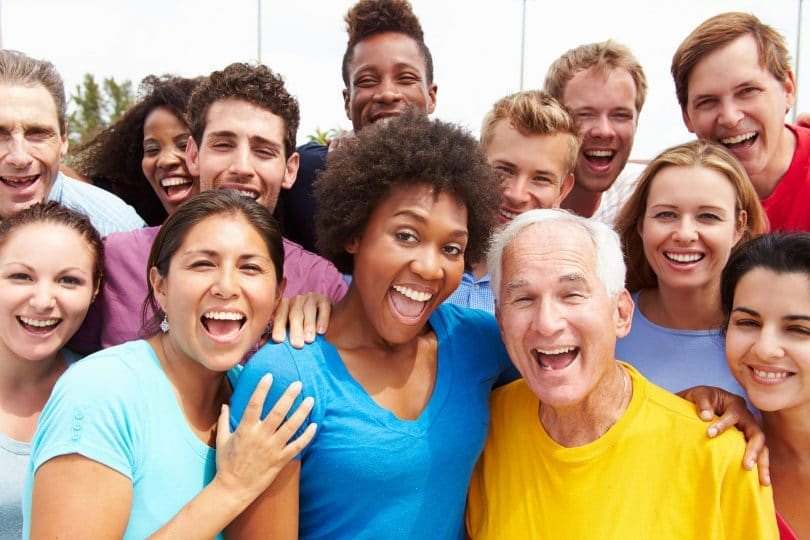
#> input picture 05-exemplos-imagem/pessoas-01.jpg, 810 x 540 px
$ python ex-reconhecimento-face.py pessoas-01.jpg
#> lines starting #> are read from the running program, lines starting #| are printed output that depends on the picture; after the words box and inside, x2 and y2 are one past the last pixel; in counts of white or black regions, pixels touching at a corner belong together
'''

	Oficinas da Semana - Python: Por Onde Começar e Quais Suas Aplicações?
	Facilitador:    Orlewilson Bentes Maia
	Data:           17/11/2020
	Nome:           Seu nome
	Descrição:      exemplo de reconhecimento de face com python
	Fonte:			https://realpython.com/face-recognition-with-python/

'''
import cv2
import sys

# Get user supplied values
imagePath = sys.argv[1]
cascPath = "haarcascade_frontalface_default.xml"

# Create the haar cascade
faceCascade = cv2.CascadeClassifier(cv2.data.haarcascades + cascPath)

# Read the image
image = cv2.imread(imagePath)
#> image is the input picture: shape (540, 810, 3); mean B, G, R 131.5, 149.4, 171
gray = cv2.cvtColor(image, cv2.COLOR_BGR2GRAY)
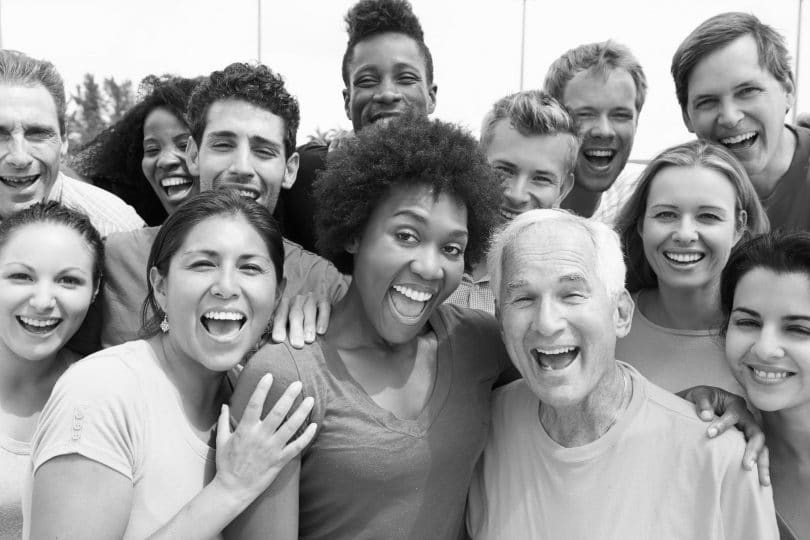
#> gray: shape (540, 810); min 0, max 255, mean 153.8

# Detect faces in the image
faces = faceCascade.detectMultiScale(
    gray,
    scaleFactor=1.2,
    minNeighbors=5,
    minSize=(30, 30),
    flags = cv2.CASCADE_SCALE_IMAGE
)
#> faces = [[560, 82, 89, 89], [125, 112, 88, 88], [333, 38, 102, 102], [671, 53, 114, 114], [185, 102, 115, 115], [630, 173, 112, 112], [162, 215, 128, 128], [475, 239, 146, 146], [358, 188, 137, 137]]

print("Found {0} faces!".format(len(faces)))
#| Found 9 faces!

# Draw a rectangle around the faces
for (x, y, w, h) in faces:
    cv2.rectangle(image, (x, y), (x+w, y+h), (0, 255, 0), 2)
#> this loop made 9 passes
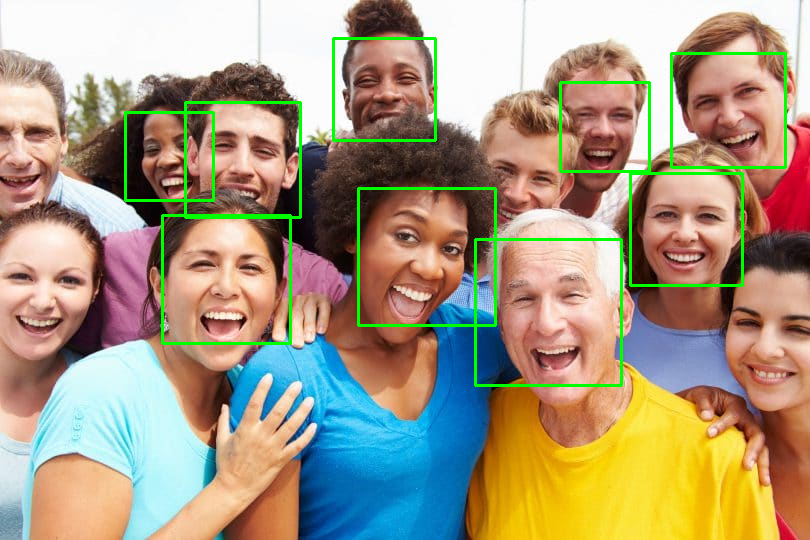
#> image: shape (540, 810, 3); 2.78% of pixels changed, all inside (x1, y1, x2, y2) = (124, 37, 787, 387)

cv2.imshow("Faces found", image)
cv2.waitKey(0)


# execução do código
# python ex-reconhecimento-face.py

$ run again, on 05-exemplos-imagem/abba.png
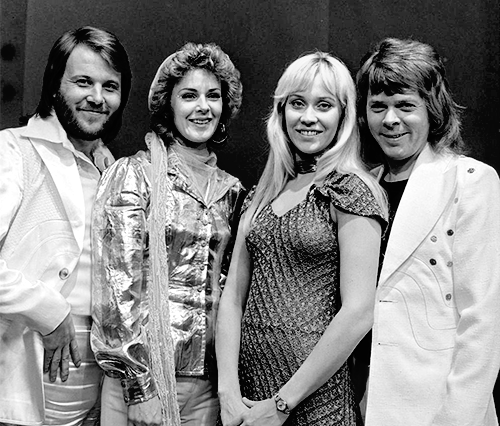
#> input picture 05-exemplos-imagem/abba.png, 500 x 426 px
#> image is the input picture: shape (426, 500, 3); min 0, max 255, mean 130.8
#> faces = [[169, 71, 65, 65], [57, 55, 75, 75], [263, 67, 92, 92], [355, 81, 73, 73]]
#| Found 4 faces!
#> the loop `for (x, y, w, h) in faces:` made 4 passes
#> after the loop `for (x, y, w, h) in faces:`:
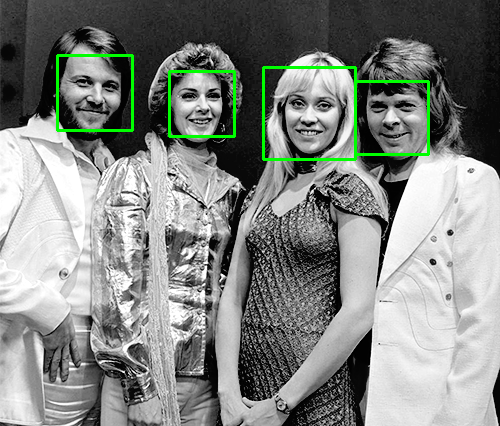
#> image: shape (426, 500, 3); 1.6% of pixels changed, all inside (x1, y1, x2, y2) = (56, 54, 430, 161)
